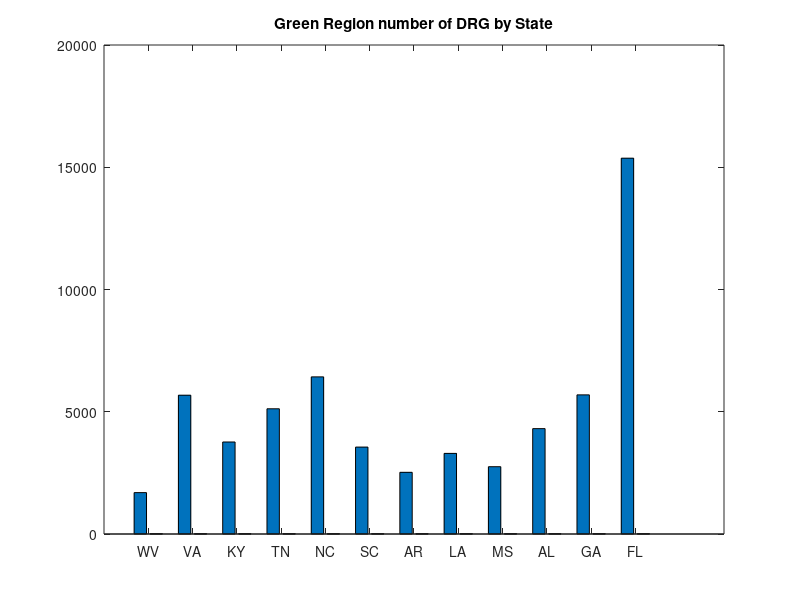

The MATLAB source for this figure:
clc; clear all;
load('stateArrayWV');
load('stateArrayVA');
load('stateArrayKY');
load('stateArrayTN');
load('stateArrayNC');
load('stateArraySC');
load('stateArrayAR');
load('stateArrayLA');
load('stateArrayMS');
load('stateArrayAL');
load('stateArrayGA');
load('stateArrayFL');



GreenNames = {'WV';'VA';'KY';'TN';'NC';'SC';'AR';'LA';'MS';'AL';'GA';'FL'}
GreenData = [size(stateArrayWV); size(stateArrayVA); size(stateArrayKY); size(stateArrayTN); size(stateArrayNC); size(stateArraySC); size(stateArrayAR); 
                size(stateArrayLA); size(stateArrayMS); size(stateArrayAL); size(stateArrayGA); size(stateArrayFL)] 
bar(GreenData)
set(gca,'xticklabel',GreenNames)
title('Green Region number of DRG by State')